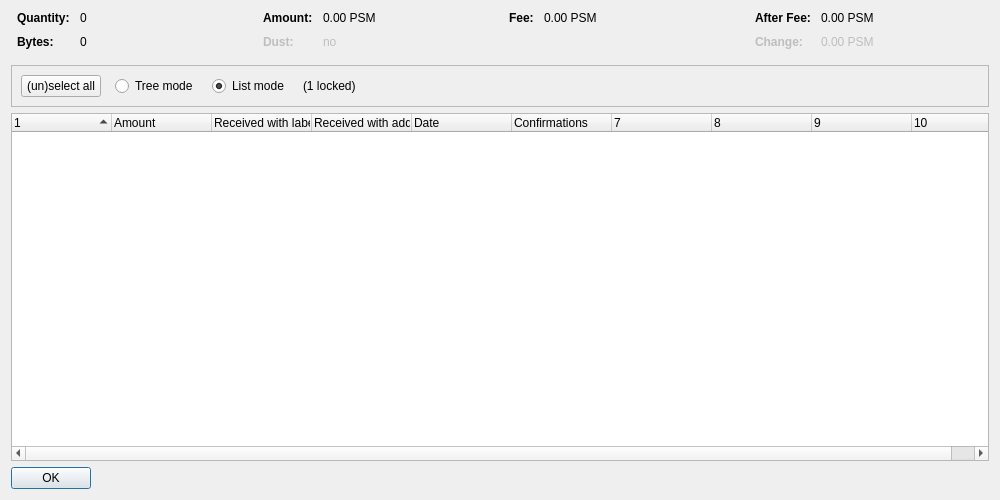
<?xml version="1.0" encoding="UTF-8"?>
<ui version="4.0">
 <class>CoinControlDialog</class>
 <widget class="QDialog" name="CoinControlDialog">
  <property name="geometry">
   <rect>
    <x>0</x>
    <y>0</y>
    <width>1000</width>
    <height>500</height>
   </rect>
  </property>
  <property name="windowTitle">
   <string>Coin Selection</string>
  </property>
  <layout class="QVBoxLayout" name="verticalLayout">
   <item>
    <layout class="QHBoxLayout" name="horizontalLayoutTop" stretch="0,0,0,0">
     <property name="topMargin">
      <number>0</number>
     </property>
     <property name="bottomMargin">
      <number>10</number>
     </property>
     <item>
      <layout class="QFormLayout" name="formLayoutCoinControl1">
       <property name="horizontalSpacing">
        <number>10</number>
       </property>
       <property name="verticalSpacing">
        <number>10</number>
       </property>
       <property name="leftMargin">
        <number>6</number>
       </property>
       <property name="rightMargin">
        <number>6</number>
       </property>
       <item row="0" column="0">
        <widget class="QLabel" name="labelCoinControlQuantityText">
         <property name="font">
          <font>
           <weight>75</weight>
           <bold>true</bold>
          </font>
         </property>
         <property name="text">
          <string>Quantity:</string>
         </property>
        </widget>
       </item>
       <item row="0" column="1">
        <widget class="QLabel" name="labelCoinControlQuantity">
         <property name="cursor">
          <cursorShape>IBeamCursor</cursorShape>
         </property>
         <property name="contextMenuPolicy">
          <enum>Qt::ActionsContextMenu</enum>
         </property>
         <property name="text">
          <string notr="true">0</string>
         </property>
         <property name="textInteractionFlags">
          <set>Qt::LinksAccessibleByMouse|Qt::TextSelectableByKeyboard|Qt::TextSelectableByMouse</set>
         </property>
        </widget>
       </item>
       <item row="1" column="0">
        <widget class="QLabel" name="labelCoinControlBytesText">
         <property name="font">
          <font>
           <weight>75</weight>
           <bold>true</bold>
          </font>
         </property>
         <property name="text">
          <string>Bytes:</string>
         </property>
        </widget>
       </item>
       <item row="1" column="1">
        <widget class="QLabel" name="labelCoinControlBytes">
         <property name="cursor">
          <cursorShape>IBeamCursor</cursorShape>
         </property>
         <property name="contextMenuPolicy">
          <enum>Qt::ActionsContextMenu</enum>
         </property>
         <property name="text">
          <string notr="true">0</string>
         </property>
         <property name="textInteractionFlags">
          <set>Qt::LinksAccessibleByMouse|Qt::TextSelectableByKeyboard|Qt::TextSelectableByMouse</set>
         </property>
        </widget>
       </item>
      </layout>
     </item>
     <item>
      <layout class="QFormLayout" name="formLayoutCoinControl2">
       <property name="horizontalSpacing">
        <number>10</number>
       </property>
       <property name="verticalSpacing">
        <number>10</number>
       </property>
       <property name="leftMargin">
        <number>6</number>
       </property>
       <property name="rightMargin">
        <number>6</number>
       </property>
       <item row="0" column="0">
        <widget class="QLabel" name="labelCoinControlAmountText">
         <property name="font">
          <font>
           <weight>75</weight>
           <bold>true</bold>
          </font>
         </property>
         <property name="text">
          <string>Amount:</string>
         </property>
        </widget>
       </item>
       <item row="0" column="1">
        <widget class="QLabel" name="labelCoinControlAmount">
         <property name="cursor">
          <cursorShape>IBeamCursor</cursorShape>
         </property>
         <property name="contextMenuPolicy">
          <enum>Qt::ActionsContextMenu</enum>
         </property>
         <property name="text">
          <string notr="true">0.00 PSM</string>
         </property>
         <property name="textInteractionFlags">
          <set>Qt::LinksAccessibleByMouse|Qt::TextSelectableByKeyboard|Qt::TextSelectableByMouse</set>
         </property>
        </widget>
       </item>
       <item row="1" column="0">
        <widget class="QLabel" name="labelCoinControlLowOutputText">
         <property name="enabled">
          <bool>false</bool>
         </property>
         <property name="font">
          <font>
           <weight>75</weight>
           <bold>true</bold>
          </font>
         </property>
         <property name="text">
          <string>Dust:</string>
         </property>
        </widget>
       </item>
       <item row="1" column="1">
        <widget class="QLabel" name="labelCoinControlLowOutput">
         <property name="enabled">
          <bool>false</bool>
         </property>
         <property name="cursor">
          <cursorShape>IBeamCursor</cursorShape>
         </property>
         <property name="contextMenuPolicy">
          <enum>Qt::ActionsContextMenu</enum>
         </property>
         <property name="text">
          <string notr="true">no</string>
         </property>
         <property name="textInteractionFlags">
          <set>Qt::LinksAccessibleByMouse|Qt::TextSelectableByKeyboard|Qt::TextSelectableByMouse</set>
         </property>
        </widget>
       </item>
      </layout>
     </item>
     <item>
      <layout class="QFormLayout" name="formLayoutCoinControl3">
       <property name="horizontalSpacing">
        <number>10</number>
       </property>
       <property name="verticalSpacing">
        <number>10</number>
       </property>
       <property name="leftMargin">
        <number>6</number>
       </property>
       <property name="rightMargin">
        <number>6</number>
       </property>
       <item row="0" column="0">
        <widget class="QLabel" name="labelCoinControlFeeText">
         <property name="font">
          <font>
           <weight>75</weight>
           <bold>true</bold>
          </font>
         </property>
         <property name="text">
          <string>Fee:</string>
         </property>
        </widget>
       </item>
       <item row="0" column="1">
        <widget class="QLabel" name="labelCoinControlFee">
         <property name="cursor">
          <cursorShape>IBeamCursor</cursorShape>
         </property>
         <property name="contextMenuPolicy">
          <enum>Qt::ActionsContextMenu</enum>
         </property>
         <property name="text">
          <string notr="true">0.00 PSM</string>
         </property>
         <property name="textInteractionFlags">
          <set>Qt::LinksAccessibleByMouse|Qt::TextSelectableByKeyboard|Qt::TextSelectableByMouse</set>
         </property>
        </widget>
       </item>
      </layout>
     </item>
     <item>
      <layout class="QFormLayout" name="formLayoutCoinControl4">
       <property name="horizontalSpacing">
        <number>10</number>
       </property>
       <property name="verticalSpacing">
        <number>10</number>
       </property>
       <property name="leftMargin">
        <number>6</number>
       </property>
       <property name="rightMargin">
        <number>6</number>
       </property>
       <item row="0" column="0">
        <widget class="QLabel" name="labelCoinControlAfterFeeText">
         <property name="font">
          <font>
           <weight>75</weight>
           <bold>true</bold>
          </font>
         </property>
         <property name="text">
          <string>After Fee:</string>
         </property>
        </widget>
       </item>
       <item row="0" column="1">
        <widget class="QLabel" name="labelCoinControlAfterFee">
         <property name="cursor">
          <cursorShape>IBeamCursor</cursorShape>
         </property>
         <property name="contextMenuPolicy">
          <enum>Qt::ActionsContextMenu</enum>
         </property>
         <property name="text">
          <string notr="true">0.00 PSM</string>
         </property>
         <property name="textInteractionFlags">
          <set>Qt::LinksAccessibleByMouse|Qt::TextSelectableByKeyboard|Qt::TextSelectableByMouse</set>
         </property>
        </widget>
       </item>
       <item row="1" column="0">
        <widget class="QLabel" name="labelCoinControlChangeText">
         <property name="enabled">
          <bool>false</bool>
         </property>
         <property name="font">
          <font>
           <weight>75</weight>
           <bold>true</bold>
          </font>
         </property>
         <property name="text">
          <string>Change:</string>
         </property>
        </widget>
       </item>
       <item row="1" column="1">
        <widget class="QLabel" name="labelCoinControlChange">
         <property name="enabled">
          <bool>false</bool>
         </property>
         <property name="cursor">
          <cursorShape>IBeamCursor</cursorShape>
         </property>
         <property name="contextMenuPolicy">
          <enum>Qt::ActionsContextMenu</enum>
         </property>
         <property name="text">
          <string notr="true">0.00 PSM</string>
         </property>
         <property name="textInteractionFlags">
          <set>Qt::LinksAccessibleByMouse|Qt::TextSelectableByKeyboard|Qt::TextSelectableByMouse</set>
         </property>
        </widget>
       </item>
      </layout>
     </item>
    </layout>
   </item>
   <item>
    <widget class="QFrame" name="frame">
     <property name="minimumSize">
      <size>
       <width>0</width>
       <height>40</height>
      </size>
     </property>
     <property name="frameShape">
      <enum>QFrame::StyledPanel</enum>
     </property>
     <property name="frameShadow">
      <enum>QFrame::Sunken</enum>
     </property>
     <layout class="QHBoxLayout" name="horizontalLayout">
      <item>
       <layout class="QHBoxLayout" name="horizontalLayoutPanel" stretch="0,0,0,0,0">
        <property name="spacing">
         <number>14</number>
        </property>
        <item>
         <widget class="QPushButton" name="pushButtonSelectAll">
          <property name="sizePolicy">
           <sizepolicy hsizetype="Maximum" vsizetype="Fixed">
            <horstretch>0</horstretch>
            <verstretch>0</verstretch>
           </sizepolicy>
          </property>
          <property name="text">
           <string>(un)select all</string>
          </property>
          <property name="autoDefault">
           <bool>false</bool>
          </property>
         </widget>
        </item>
        <item>
         <widget class="QRadioButton" name="radioTreeMode">
          <property name="sizePolicy">
           <sizepolicy hsizetype="Maximum" vsizetype="Fixed">
            <horstretch>0</horstretch>
            <verstretch>0</verstretch>
           </sizepolicy>
          </property>
          <property name="text">
           <string>Tree mode</string>
          </property>
         </widget>
        </item>
        <item>
         <widget class="QRadioButton" name="radioListMode">
          <property name="sizePolicy">
           <sizepolicy hsizetype="Maximum" vsizetype="Fixed">
            <horstretch>0</horstretch>
            <verstretch>0</verstretch>
           </sizepolicy>
          </property>
          <property name="text">
           <string>List mode</string>
          </property>
          <property name="checked">
           <bool>true</bool>
          </property>
         </widget>
        </item>
        <item>
         <widget class="QLabel" name="labelLocked">
          <property name="text">
           <string notr="true">(1 locked)</string>
          </property>
         </widget>
        </item>
        <item>
         <spacer name="horizontalSpacer">
          <property name="orientation">
           <enum>Qt::Horizontal</enum>
          </property>
          <property name="sizeHint" stdset="0">
           <size>
            <width>40</width>
            <height>20</height>
           </size>
          </property>
         </spacer>
        </item>
       </layout>
      </item>
     </layout>
    </widget>
   </item>
   <item>
    <widget class="CoinControlTreeWidget" name="treeWidget">
     <property name="contextMenuPolicy">
      <enum>Qt::CustomContextMenu</enum>
     </property>
     <property name="sortingEnabled">
      <bool>false</bool>
     </property>
     <property name="columnCount">
      <number>10</number>
     </property>
     <attribute name="headerShowSortIndicator" stdset="0">
      <bool>true</bool>
     </attribute>
     <attribute name="headerStretchLastSection">
      <bool>false</bool>
     </attribute>
     <column>
      <property name="text">
       <string/>
      </property>
     </column>
     <column>
      <property name="text">
       <string>Amount</string>
      </property>
     </column>
     <column>
      <property name="text">
       <string>Received with label</string>
      </property>
     </column>
     <column>
      <property name="text">
       <string>Received with address</string>
      </property>
     </column>
     <column>
      <property name="text">
       <string>Date</string>
      </property>
     </column>
     <column>
      <property name="text">
       <string>Confirmations</string>
      </property>
      <property name="toolTip">
       <string>Confirmed</string>
      </property>
     </column>
     <column>
      <property name="text">
       <string/>
      </property>
     </column>
     <column>
      <property name="text">
       <string/>
      </property>
     </column>
     <column>
      <property name="text">
       <string/>
      </property>
     </column>
     <column>
      <property name="text">
       <string/>
      </property>
     </column>
    </widget>
   </item>
   <item>
    <widget class="QDialogButtonBox" name="buttonBox">
     <property name="sizePolicy">
      <sizepolicy hsizetype="Maximum" vsizetype="Fixed">
       <horstretch>0</horstretch>
       <verstretch>0</verstretch>
      </sizepolicy>
     </property>
     <property name="orientation">
      <enum>Qt::Horizontal</enum>
     </property>
     <property name="standardButtons">
      <set>QDialogButtonBox::Ok</set>
     </property>
    </widget>
   </item>
  </layout>
 </widget>
 <customwidgets>
  <customwidget>
   <class>CoinControlTreeWidget</class>
   <extends>QTreeWidget</extends>
   <header>qt/coincontroltreewidget.h</header>
  </customwidget>
 </customwidgets>
 <resources/>
 <connections/>
</ui>
